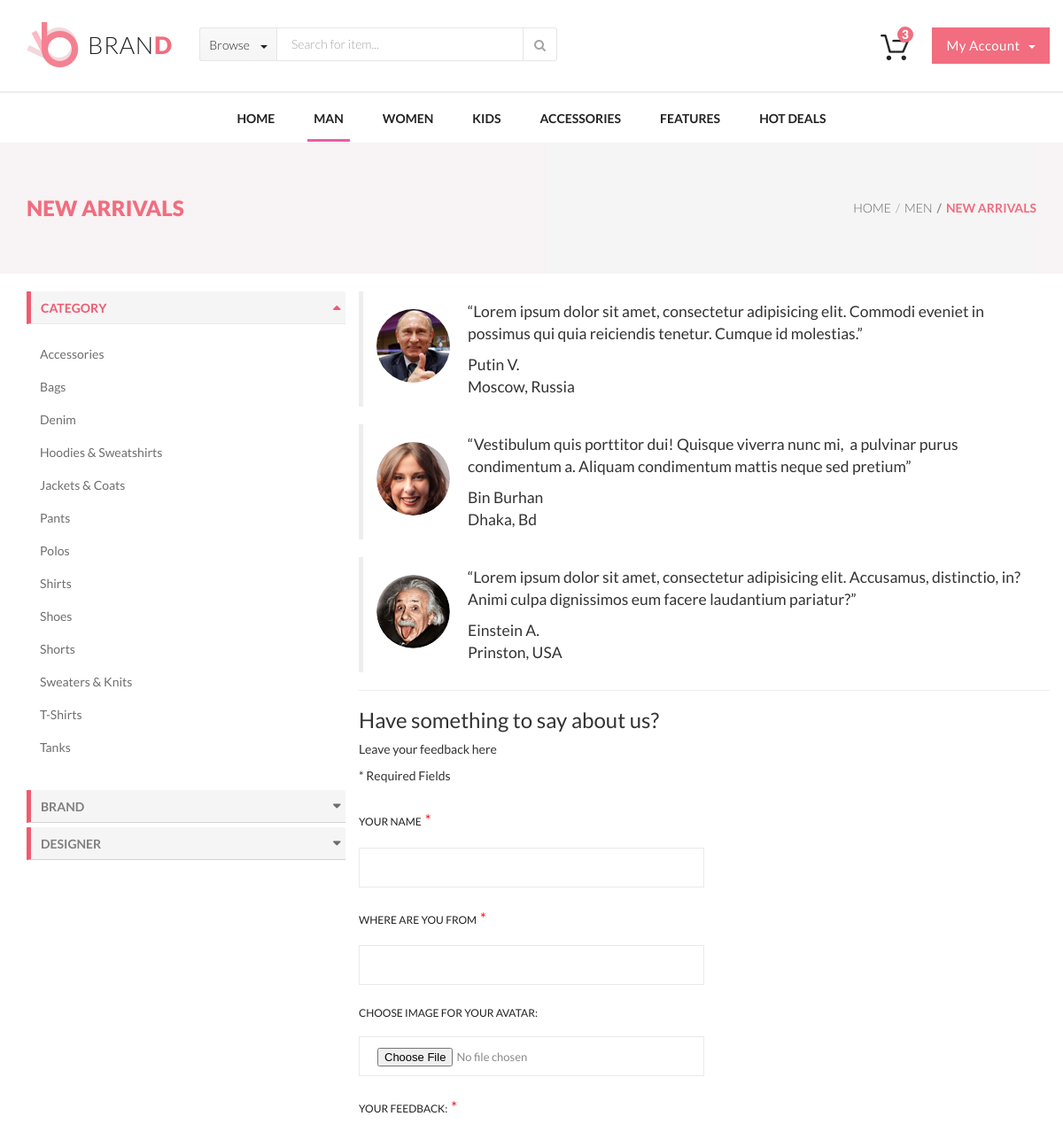
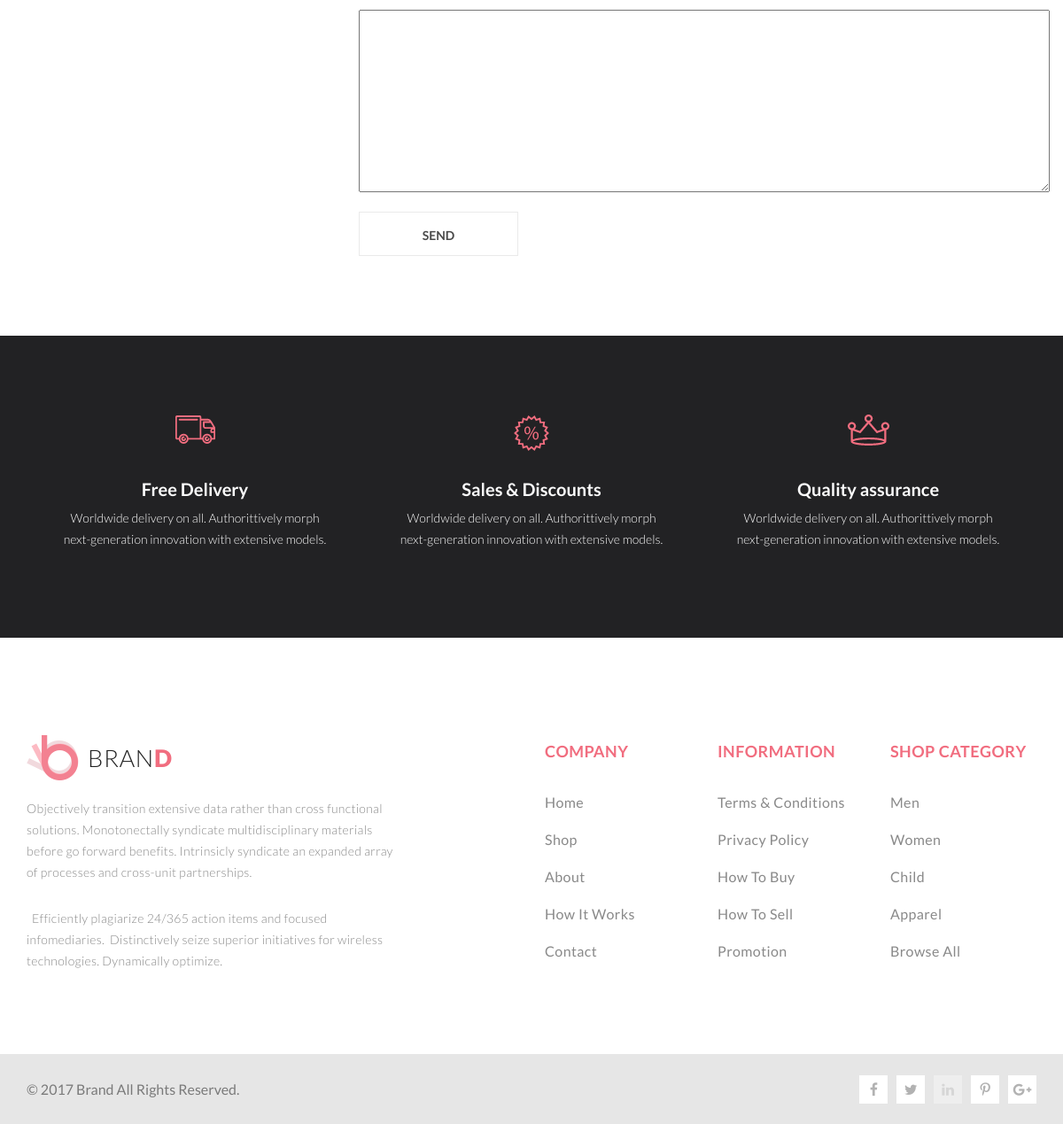
/public/alltestimonials.php, run on the app's committed database (2 pictures, top to bottom).
### tables this page shows
CREATE TABLE IF NOT EXISTS `testimonials` (
  `id` int(10) unsigned NOT NULL AUTO_INCREMENT,
  `add_date` datetime NOT NULL,
  `author` varchar(255) NOT NULL,
  `avatar` varchar(255) NOT NULL,
  `test_text` varchar(1000) NOT NULL,
  `author_from` varchar(255) NOT NULL,
  `chkd` smallint(2) unsigned NOT NULL DEFAULT '0',
  `public` smallint(2) unsigned NOT NULL DEFAULT '0',
  KEY `Индекс 1` (`id`)
);

### engine/db.php (called while the page is built, shortened)
<?php
function getAssocResult($sql){
    $db = mysqli_connect(HOST, USER, PASS, DB) or die(include('../test.php'));
    mysqli_query($db, "SET NAMES utf8");
	$result = mysqli_query($db, $sql);
	$array_result = array();
	while($row = mysqli_fetch_assoc($result))
		$array_result[] = $row;
	return $array_result;
}

### engine/functions.php (called while the page is built, shortened)
<?php
function getTestimonials($x) {
	$sql = "select * from testimonials where chkd = 1 and public = 1 order by add_date desc limit $x;";
    return getAssocResult($sql);
}
?>

### templates/testimonials-list.php (the view)
<?php
$test = getTestimonials(5);
?>
        <div class="testimonials-list">
                <? foreach ($test as $key => $value) {?>
                    <div class="test-item">
                        <img src="<?=$value['avatar']?>" alt="<?=$value['author']?>">
                        <blockquote>
                            <p><?=$value['test_text']?></p>
                            <cite><?=$value['author']?><br><span><?=$value['author_from']?></span></cite>
                        </blockquote>
                    </div>
                <?};?>
            </div>

### templates/header.php (shortened to what this page needs)
<!DOCTYPE html>
<html>
<?php include 'head.php' ?>
<body>
<div class="container">
    <div class="row">
        <div class="col-lg-2 text-left">
            <a href="index.html" class="logo"><span class="spritelogo"></span> BRAN<span>D</span></a>
        </div>
        <div class="col-lg-6">
            <div class="search-block input-group">
                <div class="input-group-btn">
                    <div class="dropdown">
                        <a class="sb-cat-btn dropdown-toggle" data-toggle="dropdown" href="#">Browse <i
                                    class="caret"></i></a>
                    </div>
                </div>
                <input type="search" class="form-control sb-input" placeholder="Search for item..."
                       aria-label="Search for...">
                <div class="input-group-btn">
                    <button class="btn sb-search-btn" type="button"><i class="fa fa-search"
                                                                       aria-hidden="true"></i></button>
                </div>
            </div>
        </div>
        <div class="header-right col-lg-4">
            <a class="shop-cart" href="shopping-cart.html"><span class="cart-badge">3</span><span class="spritecart"></span></a>
            <div class="dropdown">
                <a href="#" class="my_acc_btn dropdown-toggle" data-toggle="dropdown">My Account<i
                            class="caret"></i></a>
            </div>
        </div>
    </div>
</div>
<hr class="header-hr">

### templates/head.php (shortened to what this page needs)
<head>
    <link rel="stylesheet" href="css/reset.css">
    <link rel="stylesheet" href="https://maxcdn.bootstrapcdn.com/bootstrap/3.3.7/css/bootstrap.min.css"
>
    <link rel="stylesheet"
          href="https://cdnjs.cloudflare.com/ajax/libs/bootstrap-select/1.12.4/css/bootstrap-select.min.css">
    <link rel="stylesheet" href="https://maxcdn.bootstrapcdn.com/font-awesome/4.7.0/css/font-awesome.min.css">
    <link rel="stylesheet" href="css/ion.rangeSlider.css">
    <link rel="stylesheet" href="css/ion.rangeSlider.skinNice.css">
    <link rel="stylesheet" href="css/scss/style2.css">
</head>

### templates/menu.php (shortened to what this page needs)
<nav class="navbar navbar-light">
    <div class=" container">
        <div class="nav collapse navbar-collapse" id="navbarNavDropdown">
            <ul class="navbar-nav">
                <li class="nav-item">
                    <a href="index.html" class="nav-link">Home <span class="sr-only">(current)</span></a>
                </li>
                <li class="has-submenu nav-item active">
                    <a href="#" class="nav-link">Man</a>
                </li>
                <li class="has-submenu nav-item"><a class="nav-link" href="product.html">Women</a>
                </li>
                <li class="has-submenu nav-item"><a class="nav-link" href="product.html">Kids</a>
                </li>
                <li class="nav-item"><a class="nav-link" href="product.html">Accessories</a></li>
                <li class="nav-item"><a class="nav-link" href="product.html">Features</a></li>
                <li class="nav-item"><a class="nav-link" href="product.html">Hot Deals</a></li>
            </ul>
        </div>
    </div>
</nav>

### templates/breadcrumbs.php
<div class="red-head container-fluid">
    <div class="container">
        <div class="row">
            <div class="col-lg-6"><h1>New Arrivals</h1></div>
            <div class="col-lg-6 text-right">
                <nav class="breadcrumb"><a href="" class="breadcrumb-item">Home</a><a href="" class="breadcrumb-item">Men</a><span
                        class="breadcrumb-item active">New Arrivals</span></nav>
            </div>
        </div>
    </div>
</div>

### public/alltestimonials.php (shortened to what this page needs)
<?php include '../templates/header.php' ?>
<?php include '../templates/menu.php' ?>
<?php include '../templates/breadcrumbs.php' ?>
<main>
    <div class="container">
        <div class="row">
            <?php include '../templates/left-block.php' ?>
            <div class="col-lg-8">
                <div class="row">
                    <?php include '../templates/testimonials-list.php' ?>
                    <hr>
                    <?php include '../templates/testimonials-add.php' ?>
                </div>
            </div>
        </div>
    </div>
</main>
<?php include '../templates/advantages.php' ?>
<?php include '../templates/footer.php' ?>
</body>
</html>

### templates/left-block.php (shortened to what this page needs)
<nav class="left-menu col-lg-4">
    <div class="panel-group" id="accordion" role="tablist" aria-multiselectable="true">
        <div class="panel panel-default">
            <div class="panel-heading" role="tab" id="headingOne">
                <h4 class="panel-title">
                    <a class="" role="button" data-toggle="collapse" data-parent="#accordion"
                       href="#collapseOne" aria-expanded="true" aria-controls="collapseOne">
                        category
                    </a>
                </h4>
            </div>
            <div id="collapseOne" class="panel-collapse collapse in" role="tabpanel"
                 aria-labelledby="headingOne">
                <div class="panel-body">
                    <ul>
                        <li><a href="product.html">Accessories</a></li>
                        <li><a href="product.html">Bags</a></li>
                        <li><a href="product.html">Denim</a></li>
                        <li><a href="product.html">Hoodies & Sweatshirts</a></li>
                        <li><a href="product.html">Jackets & Coats</a></li>
                        <li><a href="product.html">Pants</a></li>
                        <li><a href="product.html">Polos</a></li>
                        <li><a href="product.html">Shirts</a></li>
                        <li><a href="product.html">Shoes</a></li>
                        <li><a href="product.html">Shorts</a></li>
                        <li><a href="product.html">Sweaters & Knits</a></li>
                        <li><a href="product.html">T-Shirts</a></li>
                        <li><a href="product.html">Tanks</a></li>
                    </ul>
                </div>
            </div>
        </div>
        <div class="panel panel-default">
            <div class="panel-heading" role="tab" id="headingTwo">
                <h4 class="panel-title">
                    <a class="collapsed" role="button" data-toggle="collapse" data-parent="#accordion"
                       href="#collapseTwo" aria-expanded="false" aria-controls="collapseTwo">
                        brand </a>
                </h4>
            </div>
        </div>
        <div class="panel panel-default">
            <div class="panel-heading" role="tab" id="headingThree">
                <h4 class="panel-title">
                    <a class="collapsed" role="button" data-toggle="collapse" data-parent="#accordion"
                       href="#collapseThree" aria-expanded="false" aria-controls="collapseThree">
                        designer </a>
                </h4>
            </div>
        </div>
    </div>
</nav>

### templates/testimonials-add.php (shortened to what this page needs)
<h3>Have something to say about us?</h3>
<p>Leave your feedback here</p>
<div>
    <p class="req-tip">* Required Fields</p>
    <form id="feedback_form" action="?" enctype="multipart/form-data" method="post">
        <div class="cb-input-group">
            <textarea id="test_text" cols="30" rows="10" name="test_text" required tabindex="4"></textarea>
            <label for="test_text">Your feedback:</label>
            <input  id="author_avatar" type="file" name="avatar" tabindex="3" />
            <label for="author_avatar">Choose image for your Avatar: </label>
            <input type="text" id="author_from" name="author_from" required placeholder=" " tabindex="2">
            <label for="author_from">Where are you from</label>
            <input type="text" id="author_name"  name="author_name" required placeholder=" " tabindex="1">
            <label for="author_name">Your name</label>
        </div>
        <input type="submit" class="checkout-btn" value="Send" name="put_test" tabindex="5">
    </form>
</div>

### templates/advantages.php
<section class="row">
    <div class="container-fluid prem">
        <div class="container">
            <div class="col-md-4">
                <article>
                    <span class="sprite-ico1"></span>
                    <h4>Free Delivery</h4>
                    <p>Worldwide delivery on all. Authorittively morph next-generation innovation with extensive models.</p>
                </article>
            </div>
            <div class="col-md-4">
                <article>
                    <span class="sprite-ico2"></span>
                    <h4>Sales & Discounts</h4>
                    <p>Worldwide delivery on all. Authorittively morph next-generation innovation with extensive models.</p>
                </article>
            </div>
            <div class="col-md-4">
                <article>
                    <span class="sprite-ico3"></span>
                    <h4>Quality assurance</h4>
                    <p>Worldwide delivery on all. Authorittively morph next-generation innovation with extensive models.</p>
                </article>
            </div>
        </div>
    </div>
</section>

### templates/footer.php
<div class="footer">
    <div class="container">
        <div class="row footer-widgets">
            <div class="fw-desc col-md-6">
                <div class="logo nopads"><span class="spritelogo"></span>BRAN<span>D</span></div>
                <div class="desc-text"><p>Objectively transition extensive data rather than cross functional solutions.
                        Monotonectally syndicate multidisciplinary materials before go forward benefits. Intrinsicly
                        syndicate an expanded array of processes and cross-unit partnerships.</p>
                    <p>  Efficiently plagiarize 24/365 action items and focused infomediaries.  Distinctively seize
                        superior initiatives for wireless technologies. Dynamically optimize.  </p></div>
            </div>
            <nav class="col-md-2">
                <div class="fw-title">Company</div>
                <ul>
                    <li><a href="#">Home</a></li>
                    <li><a href="#">Shop</a></li>
                    <li><a href="#">About</a></li>
                    <li><a href="#">How It Works</a></li>
                    <li><a href="#">Contact</a></li>
                </ul>
            </nav>
            <nav class="col-md-2">
                <div class="fw-title">Information</div>
                <ul>
                    <li><a href="#">Terms & Conditions</a></li>
                    <li><a href="#">Privacy Policy</a></li>
                    <li><a href="#">How To Buy</a></li>
                    <li><a href="#">How To Sell</a></li>
                    <li><a href="#">Promotion</a></li>
                </ul>
            </nav>
            <nav class="col-md-2">
                <div class="fw-title">Shop Category</div>
                <ul>
                    <li><a href="#">Men</a></li>
                    <li><a href="#">Women</a></li>
                    <li><a href="#">Child</a></li>
                    <li><a href="#">Apparel</a></li>
                    <li><a href="#">Browse All</a></li>
                </ul>
            </nav>
        </div>
    </div>
    <div class="copy container-fluid">
        <div class="container">
            <div class="row">
                <div class="col-md-6"><span class="copyrights">© 2017 Brand All Rights Reserved.</span></div>
                <div class="col-md-6 text-right">
                    <div class="footer-socials">
                        <a href="#fb"><i class="fa fa-facebook" aria-hidden="true"></i></a>
                        <a href="#tw"><i class="fa fa-twitter" aria-hidden="true"></i></a>
                        <a href="#in"><i class="fa fa-linkedin" aria-hidden="true"></i></a>
                        <a href="#p"><i class="fa fa-pinterest-p" aria-hidden="true"></i></a>
                        <a href="#g"><i class="fa fa-google-plus" aria-hidden="true"></i></a>
                    </div>
                </div>
            </div>
        </div>
    </div>
</div>

### data on the page
testimonials: avatar (picture), test_text "“Lorem ipsum dolor sit amet, consectetur adipisicing elit. Commodi eveniet in possimus qui quia reiciendis tenetur. Cumque id molestias.”", author "Putin V.", author_from "Moscow, Russia"
testimonials: avatar (placeholder picture), test_text "“Vestibulum quis porttitor dui! Quisque viverra nunc mi, a pulvinar purus condimentum a. Aliquam condimentum mattis neque sed pretium”", author "Bin Burhan", author_from "Dhaka, Bd"
testimonials: avatar (picture), test_text "“Lorem ipsum dolor sit amet, consectetur adipisicing elit. Accusamus, distinctio, in? Animi culpa dignissimos eum facere laudantium pariatur?”", author "Einstein A.", author_from "Prinston, USA"
